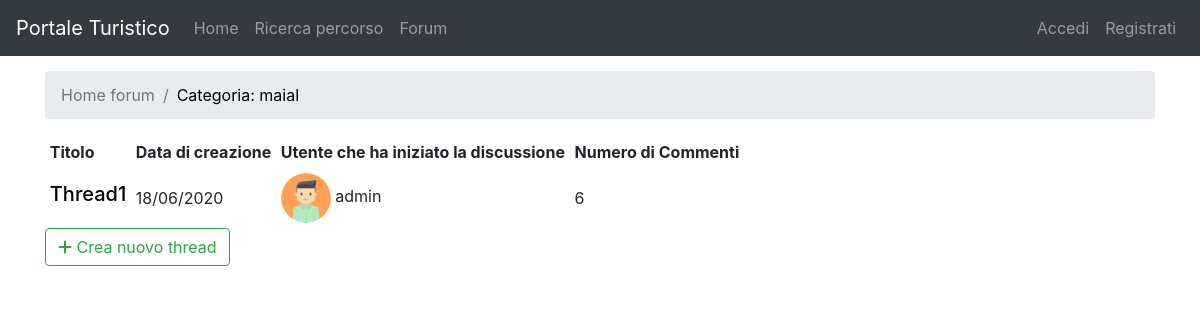
Before: /forum/thread_category/1/ with the older database file.
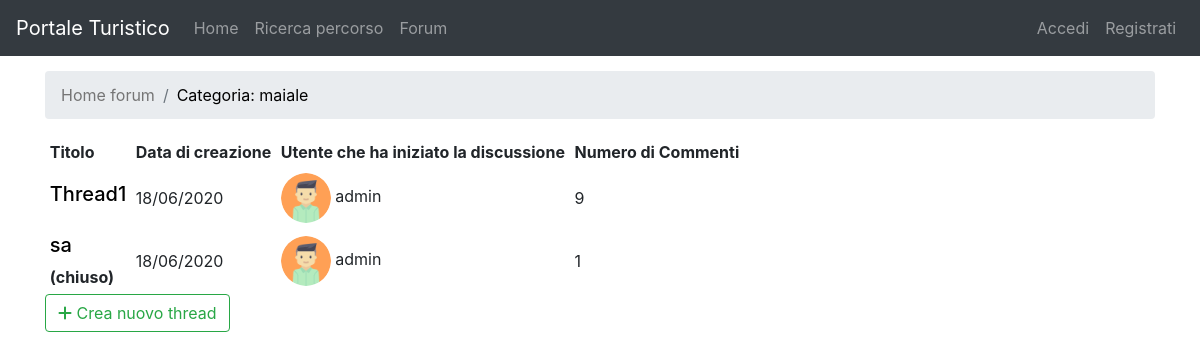
After: the same page with the newer database file.
### forum/models.py (models this page shows)
class Category(models.Model):
    title = models.CharField(max_length=30, unique=True)

class Thread(models.Model):
    user = models.ForeignKey(Profile, on_delete=models.CASCADE)
    created_at = models.DateTimeField(auto_now_add=True)
    title = models.CharField(max_length=200)
    text = models.TextField()
    is_active = models.BooleanField(default=True)
    category = models.ForeignKey(Category, on_delete=models.CASCADE, default="None")
    def get_create_date(self):
        return self.created_at.strftime("%d/%m/%Y")
    def get_user(self):
        return self.user.user

### userManagement/models.py (models this page shows, shortened)
class Profile(models.Model):
    user = models.OneToOneField(User, on_delete=models.CASCADE, related_name='profile')
    avatar = models.ImageField(blank=True, default=static_avatar_path(), upload_to=user_directory_path)
    email = models.EmailField(blank=False, unique=True, default='user_{0}@default.com'.format(User.pk))

### forum/views.py (the view)
# urls.py: path('thread_category/<int:pk>/', ViewThreadCategoryForum.as_view(), name='viewThreadCategory'),
class ViewThreadCategoryForum(bc.LoginRequiredMixin, ListView):
    model = Thread
    template_name = "viewThreadForum.html"
    def get_context_data(self, **kwargs):
        context = super(ViewThreadCategoryForum, self).get_context_data()
        d = {}
        for th in Thread.objects.filter(category=self.kwargs.get('pk')):
            d[th] = Comment.objects.filter(thread=th).count()
        context['thread'] = d
        context['category'] = Category.objects.filter(pk=self.kwargs.get('pk')).last()
        return context

### forum/templates/viewThreadForum.html (shortened to what this page needs)
{% extends 'base.html' %}
{% block slideshow %}
    <div class="container">
        <div class="container py-2" id="mex-container">
        </div>
        <nav aria-label="breadcrumb">
            <ol class="breadcrumb">
                <li class="breadcrumb-item active" aria-current="page"><a style="color: #757575" href="{% url 'mainPageCategory' %}">Home
                    forum</a></li>
                <li class="breadcrumb-item active" aria-current="page"><a style="color: black"
                        href="{% url 'viewThreadCategory' category.pk %}">Categoria: {{ category.title }}</a></li>
            </ol>
        </nav>
        <table class="table-sm"
               data-toggle="table"
               data-pagination="true"
               data-page-size="10"
               data-search="true">
            <thead class="thead-light">
            <tr>
                <th scope="col" data-sortable="true" data-field="title">Titolo</th>
                <th scope="col" data-sortable="true" data-field="creation_date">Data di creazione</th>
                <th scope="col" data-field="user">Utente che ha iniziato la discussione</th>
                <th scope="col" data-sortable="true" data-field="number_comment">Numero di Commenti</th>
            </tr>
            </thead>
            <tbody>
            {% for key,value in thread.items %}
                <tr>
                    <th scope="row"><a href="{% url 'viewThreadComment' category.pk key.pk %}" style="color: black">
                        <h5>{{ key.title }}</h5>
                    </a>
                        {% if not key.is_active %}
                            (chiuso)
                        {% endif %}</th>
                    <td>{{ key.get_create_date }}</td>
                    <td><img class="rounded-circle" width="50" height="50"
                             src="{{ key.user.avatar.url }}"
                             alt="Card image cap"> {{ key.get_user.username }}</td>
                    <td>{{ value }}</td>
                </tr>
            {% empty %}
                <div class="alert alert-info" role="alert" style="text-align: center">
                    Nessun Thread disponibile
                </div>
            {% endfor %}
            </tbody>
        </table>
        <a role="button" class="btn btn-outline-success" href="{% url 'createThread' category.pk %}"><i
                class="fas fa-plus"></i> Crea nuovo thread </a>
    </div>
{% endblock %}

### templates/base.html (shortened to what this page needs)
{% load static %}
<!doctype html>
<html lang="en">
<head>
    <link rel="stylesheet" href="https://stackpath.bootstrapcdn.com/bootstrap/4.5.0/css/bootstrap.min.css"
>
    <link rel="stylesheet" href="https://cdnjs.cloudflare.com/ajax/libs/font-awesome/4.7.0/css/font-awesome.min.css">
    <link rel="stylesheet" href="https://unpkg.com/bootstrap-table@1.16.0/dist/bootstrap-table.min.css">
    <link rel="stylesheet" href="{% static 'css/style.css' %}">
</head>
<body>
<header>
    <nav class="navbar navbar-expand-md navbar-dark fixed-top bg-dark">
        <a class="navbar-brand" href="{% url 'homepage' %}">Portale Turistico</a>
        <div class="collapse navbar-collapse" id="navbarNav">
            <ul class="navbar-nav">
                <li class="nav-item">
                    <a class="nav-link" href="{% url 'homepage' %}">Home <span class="sr-only">(current)</span></a>
                </li>
                <li class="nav-item">
                    <a class="nav-link" href="{% url 'searchPath' %}">Ricerca percorso</a>
                </li>
                <li class="nav-item">
                    <a class="nav-link" href="{% url 'mainPageCategory' %}">Forum</a>
                </li>
            </ul>
            {% if not user.is_authenticated %}
                <ul class="navbar-nav ml-auto">
                    <li class="nav-item">
                        <a class="nav-link" href="{% url 'login' %}">Accedi</a>
                    </li>
                    <li class="nav-item">
                        <a class="nav-link" href="{% url 'registration' %}">Registrati</a>
                    </li>
                </ul>
            {% endif %}
        </div>
    </nav>
    {% block slideshow %}{% endblock %}
</header>
</body>
</html>

### static/css/style.css (style rules this page uses)
body { padding-top: 55px; height: 100%; position: relative; }
html, header, .view { height: 100%; }

Changed rows visible on the page:
changed Category: title "maial" → "maiale"
computed for Thread "Thread1": id "6" → "9"
added Thread: title "sa", is_active "(chiuso)", get_create_date "18/06/2020", get_user.username "admin", value "1"
